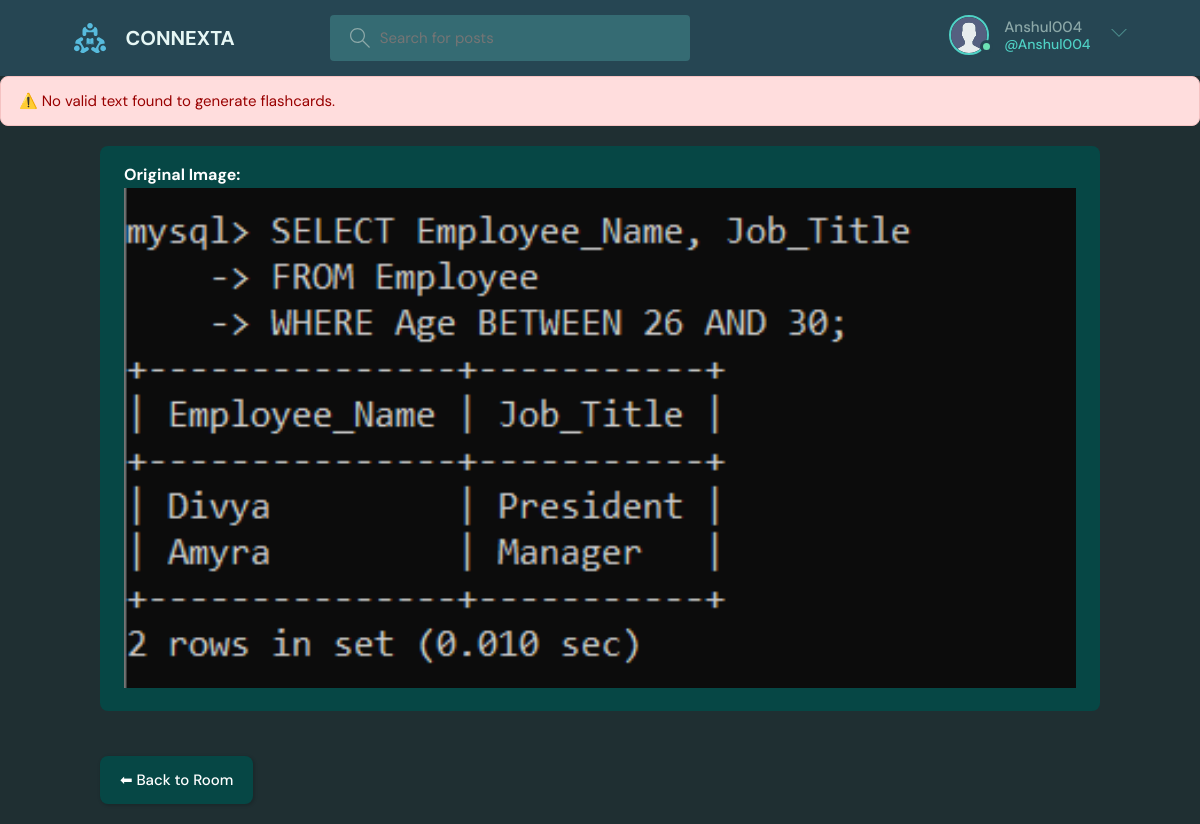
The page /generate-flashcard/31/ (signed in) on the database its author committed.
### base/models.py (models this page shows, shortened)
class User(AbstractUser):
    name = models.CharField(max_length=200, null=True)
    email = models.EmailField(unique=True, null=True)
    bio = models.TextField(null=True)
    avatar = models.ImageField(null=True, default="avatar.svg")
    USERNAME_FIELD = 'email'
    REQUIRED_FIELDS = []
    objects = CustomUserManager()

class Message(models.Model):
    user = models.ForeignKey(User, on_delete=models.CASCADE)
    room = models.ForeignKey('Room', on_delete=models.CASCADE)
    body = models.TextField()
    hashtags = models.CharField(max_length=500, blank=True)
    image = models.ImageField(upload_to='temp/', blank=True, null=True)
    pdf = models.FileField(upload_to='temp/', blank=True, null=True)
    image_url = models.URLField(blank=True, null=True)
    pdf_url = models.URLField(blank=True, null=True)
    updated = models.DateTimeField(auto_now=True)
    created = models.DateTimeField(auto_now_add=True)
    class Meta:
        ordering = ['-updated', '-created']

### base/views.py (the view)
# urls.py: path('generate-flashcard/<int:message_id>/', views.generate_flashcard, name='generate-flashcard'),
def generate_flashcard(request, message_id):
    message = get_object_or_404(Message, id=message_id)
    input_text = ""
    if message.body:
        input_text += message.body + "\n\n"
    if message.pdf:
        pdf_path = message.pdf.path
        if Path(pdf_path).exists():
            input_text += extract_text_from_pdf(pdf_path) + "\n\n"
    if message.image:
        image_path = message.image.path
        if Path(image_path).exists():
            input_text += extract_text_from_image(image_path) + "\n\n"
    flashcards = []
    error_message = None
    if input_text.strip():
        flashcard_text = generate_flashcards_from_text(input_text)
        if flashcard_text:
            flashcards = [f.strip() for f in flashcard_text.split("###") if f.strip()]
        else:
            error_message = (
                "The flashcard service is temporarily overloaded. Please try again later."
            )
    else:
        error_message = "No valid text found to generate flashcards."
    context = {
        "message": message,
        "flashcards": flashcards,
        "error_message": error_message,
    }
    return render(request, "base/flashcards.html", context)

### base/views.py (called while the page is built)
def extract_text_from_image(image_path):
    try:
        image = Image.open(image_path)
        text = pytesseract.image_to_string(image)
        return text
    except Exception as e:
        print("OCR failed:", e)
        return ""

### base/templates/base/flashcards.html (shortened to what this page needs)
{% extends 'main.html' %}
{% block content %}
{% if error_message %}
    <div style="
        background-color: #ffdddd;
        color: #900;
        border: 1px solid #f5c2c2;
        padding: 12px 18px;
        border-radius: 8px;
        margin-bottom: 20px;
    ">
        ⚠️ {{ error_message }}
    </div>
{% endif %}
<div class="flashcards">
    {% if message.image %}
        <div class="original-message">
            <strong>Original Image:</strong><br>
            <img src="{{ message.image.url }}" alt="Uploaded Image" class="uploaded-image">
        </div>
    {% endif %}
    <a href="{% url 'room' message.room.id %}" class="btn">⬅ Back to Room</a>
</div>
{% endblock %}

### templates/navbar.html (shortened to what this page needs)
{% load static %}
<header class="header header--loggedIn">
    <div class="container">
        <a href="{% url 'dashboard' %}" class="header__logo">
            <img src="{% static 'images/logo.svg' %}" />
            <h1>CONNEXTA</h1>
        </a>
        <form class="header__search" method="GET" action="{% url 'home' %}">
            <label>
                <input name="q" placeholder="Search for posts" />
            </label>
        </form>
        <nav class="header__menu">
            {% if request.user.is_authenticated %}
            <div class="header__user">
                <a href="{% url 'update-user' %}">
                    <div class="avatar avatar--medium active">
                        <img src="{{request.user.avatar.url}}" />
                    </div>
                    <p>{{request.user.username}} <span>@{{request.user.username}}</span></p>
                </a>
                <button class="dropdown-button">
                    <svg version="1.1" xmlns="http://www.w3.org/2000/svg" width="32" height="32" viewBox="0 0 32 32">
                        <title>chevron-down</title>
                        <path d="M16 21l-13-13h-3l16 16 16-16h-3l-13 13z"></path>
                    </svg>
                </button>
            </div>
            {% else %}
            <a href="{% url 'login' %}">
                <img src="{% static 'images/avatar.svg' %}" />
                <p>Login</p>
            </a>
            {% endif %}
        </nav>
    </div>
</header>

### static/styles/style.css (style rules this page uses)
:root { --color-main: #4fd1c5; --color-main-light: #d9f7f4; --color-dark: #264653; --color-dark-medium: #356b73; --color-dark-light: #4a8a8a; --color-light: #e6f7f5; --color-gray: #8ca8a8; --color-light-gray: #b9d4d1; --color-bg: #1f2f32; --color-success: #6de2b4; --color-error: #f47174; }
* { font-family: "DM Sans", -apple-system, BlinkMacSystemFont, "Segoe UI", Roboto, Oxygen, Ubuntu, Cantarell, "Open Sans", "Helvetica Neue", sans-serif; margin: 0; padding: 0; box-sizing: border-box; text-rendering: optimizeLegibility; font-size: inherit; }
html { font-size: 56.25%; }
@media only screen and (min-width: 1200px) { html { font-size: 62.5%; } }
body { line-height: 1.6; font-weight: 400; font-size: 1.5rem; color: var(--color-light-gray); background-color: var(--color-bg); min-height: 100vh; }
img { width: 100%; }
a { display: inline-block; color: var(--color-main); text-decoration: none; }
.container { max-width: 120rem; width: 90%; margin: auto; }
.btn { background-color: transparent; border: none; display: inline-flex; align-items: center; gap: 1rem; cursor: pointer; transition: all ease-in-out 0.3s; padding: 1rem 2rem; border-radius: 5px; box-shadow: 1px 1px 3px 1px rgba(0, 0, 0, 0.15); font-weight: 500; }
.avatar { position: relative; display: inline-block; border-radius: 50%; border: 2px solid var(--color-main); }
.avatar img { display: block; border-radius: 50%; object-fit: cover; object-position: center; }
.avatar::after { content: ""; display: block; position: absolute; background-color: var(--color-gray); z-index: 111; border-radius: 50%; border: 0.3rem solid var(--color-dark); }
.avatar.active::after { background-color: var(--color-success); }
.avatar.avatar--medium img { width: 3.6rem; height: 3.6rem; border-radius: 50%; }
.avatar.avatar--medium:after { width: 0.7rem; height: 0.7rem; bottom: 0px; right: -6px; }
.header { padding: 1.5rem; background-color: var(--color-dark); }
.header > .container { display: flex; gap: 9.5rem; }
.header__logo, .header__user { display: flex; gap: 2rem; align-items: center; }
.header__logo > img { height: 3.2rem; width: 3.2rem; }
.header__logo > h1 { font-weight: 700; font-size: 2rem; color: var(--color-light); }
.header__search > label { background-color: var(--color-dark-medium); padding: 1.3rem 1rem; display: flex; align-items: center; gap: 1rem; border-radius: 4px; }
.header__search svg { fill: var(--color-gray); width: 2rem; height: 2rem; margin-left: 1rem; }
.header__search input { width: 30rem; background: transparent; border: none; outline: none; color: var(--color-light); }
.header__menu { margin-left: auto; position: relative; }
.header__menu a { display: flex; gap: 1.5rem; align-items: center; font-weight: 500; text-decoration: none; color: var(--color-gray); }
.header__menu img { height: 3.6rem; }
.header__menu p { line-height: 1.2; }
.header__menu span { color: var(--color-main); font-weight: 500; font-size: 1.4rem; display: block; }
.header__menu svg { width: 1.6rem; height: 1.6rem; fill: var(--color-dark-light); }
.dropdown-button { background: transparent; border: 0; outline: 0; cursor: pointer; }

### base/templates/base/flashcards.html (style rules this page uses)
.flashcards { max-width: 1000px; margin: 20px auto; }
.original-message { background-color: #064745; color: #fff; padding: 16px 24px; border-radius: 8px; font-size: 16px; margin-bottom: 20px; line-height: 1.6; }
.btn { display: inline-block; margin-top: 25px; padding: 12px 20px; background-color: #064745; color: #fff; text-decoration: none; border-radius: 8px; transition: background-color 0.2s, transform 0.2s; }

### rows shown on the page
User: user.avatar (placeholder picture), user.username "Anshul004"
Message: image (picture)

### other values the page prints
{{ error_message }} "No valid text found to generate flashcards."
